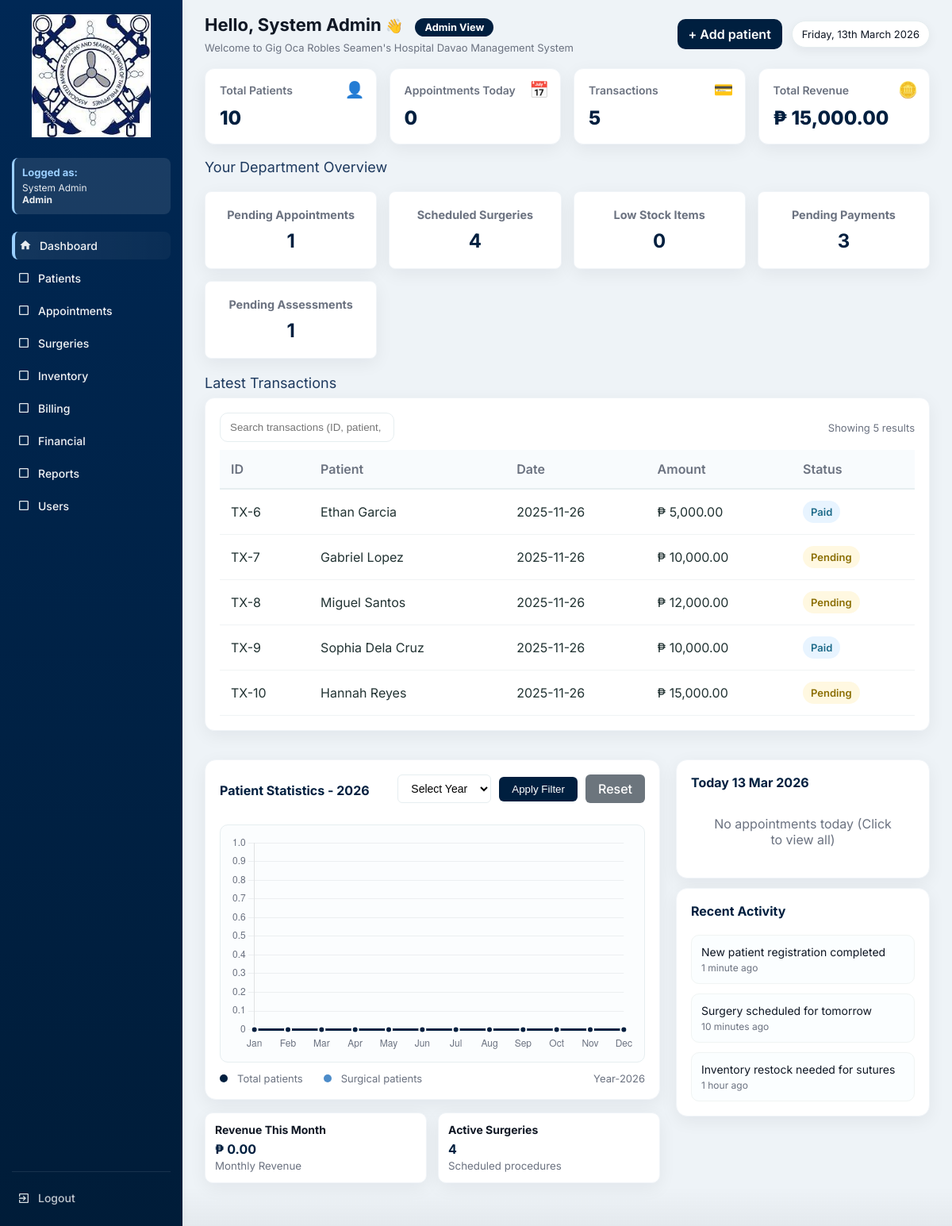
The page /dashboard.php (signed in) on the database as committed earlier.
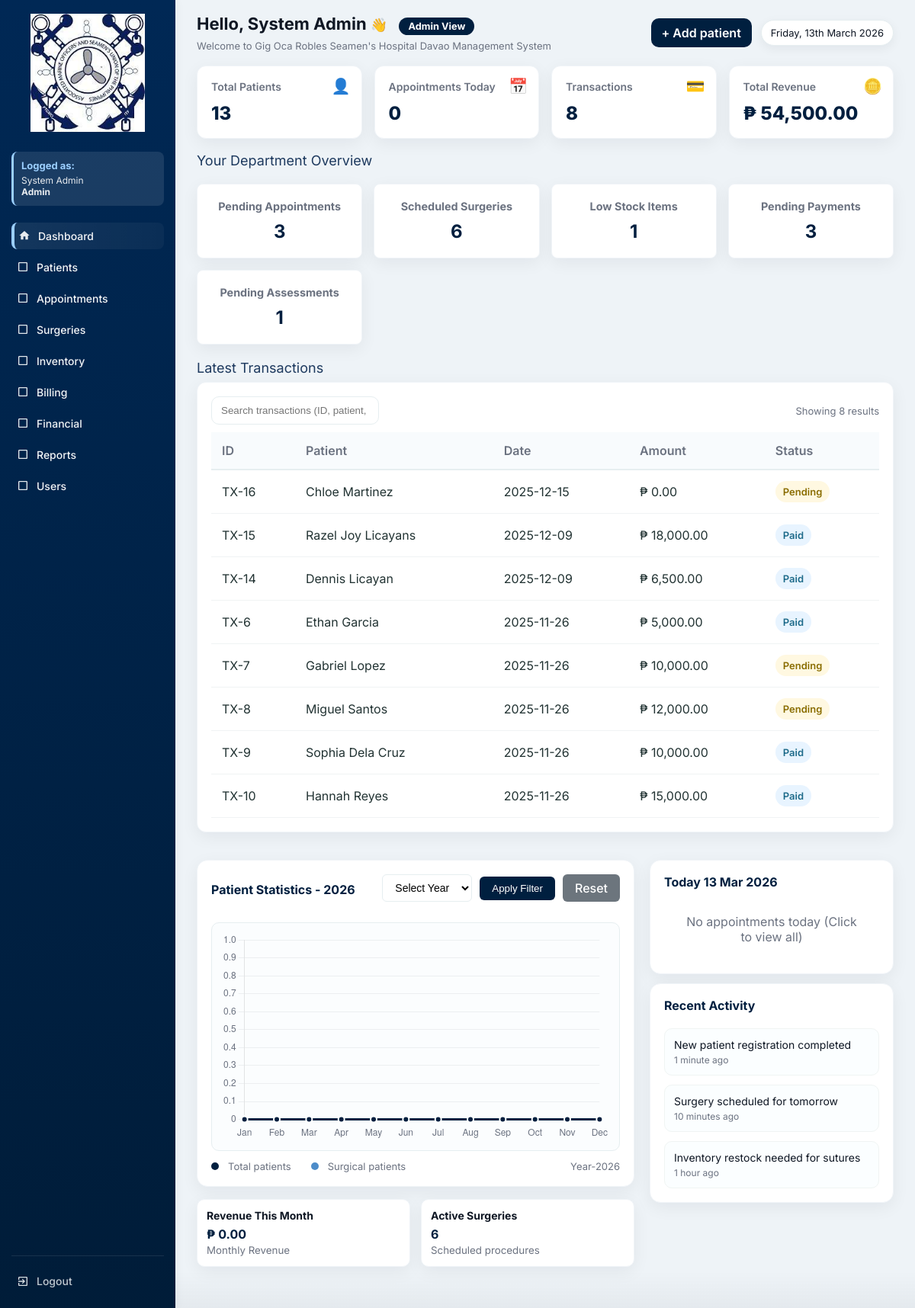
The same page on the database as committed later.
### tables this page shows
CREATE TABLE `billing` (
  `id` int(11) NOT NULL,
  `patient_id` int(11) DEFAULT NULL,
  `financial_id` int(11) DEFAULT NULL,
  `financial_assessment_id` int(11) DEFAULT NULL,
  `surgery_id` int(11) DEFAULT NULL,
  `total_amount` decimal(10,2) DEFAULT NULL,
  `philhealth_coverage` decimal(10,2) DEFAULT 0.00,
  `hmo_coverage` decimal(10,2) DEFAULT 0.00,
  `amount_due` decimal(10,2) DEFAULT NULL,
  `status` enum('Unpaid','Paid') DEFAULT 'Unpaid',
  `created_at` timestamp NOT NULL DEFAULT current_timestamp(),
  `is_archived` tinyint(1) DEFAULT 0,
  `archived_at` datetime DEFAULT NULL,
  `archived_by` int(11) DEFAULT NULL,
  `paid_at` datetime DEFAULT NULL
);

CREATE TABLE `patients` (
  `id` int(11) NOT NULL,
  `patient_code` varchar(20) DEFAULT NULL,
  `first_name` varchar(100) DEFAULT NULL,
  `last_name` varchar(100) DEFAULT NULL,
  `gender` varchar(10) DEFAULT NULL,
  `sex` enum('Male','Female') DEFAULT NULL,
  `birth_date` date DEFAULT NULL,
  `phone` varchar(50) DEFAULT NULL,
  `address` text DEFAULT NULL,
  `guardian` varchar(100) DEFAULT NULL,
  `blood_type` varchar(10) DEFAULT NULL,
  `weight` decimal(5,2) DEFAULT NULL,
  `height` decimal(5,2) DEFAULT NULL,
  `pulse_rate` int(11) DEFAULT NULL,
  `temperature` decimal(4,2) DEFAULT NULL,
  `guardian_name` varchar(150) DEFAULT NULL,
  `created_at` timestamp NOT NULL DEFAULT current_timestamp(),
  `is_archived` tinyint(1) DEFAULT 0,
  `archived_at` datetime DEFAULT NULL,
  `archived_by` int(11) DEFAULT NULL
);

### dashboard.php (the view, shortened to what the rows shown need)
<?php
require 'functions.php';
$current_role = $_SESSION['role'] ?? 'Guest';
$current_name = $_SESSION['name'] ?? 'User';
$transactions_per_page = 10;
$current_page = isset($_GET['page']) ? max(1, intval($_GET['page'])) : 1;
$offset = ($current_page - 1) * $transactions_per_page;
$billing_query = "
    SELECT
        billing.id,
        billing.total_amount,
        billing.amount_due,
        billing.status,
        billing.created_at,
        patients.first_name,
        patients.last_name
    FROM billing
    INNER JOIN patients ON billing.patient_id = patients.id
    WHERE billing.is_archived = 0
    ORDER BY billing.created_at DESC
    LIMIT $offset, $transactions_per_page
";
$billing_result = mysqli_query($conn, $billing_query);
?>
<!DOCTYPE html>
<html lang="en">
<head>
</head>
<body>
  <div class="app">
    <div class="main" id="mainContent">
      <div class="topbar">
        <div class="top-left">
          <h1>Hello, <?php echo htmlspecialchars($current_name); ?>
            <span style="font-size:18px">👋</span>
            <span class="role-badge role-<?php echo strtolower($current_role); ?>">
              <?php echo htmlspecialchars($current_role); ?> View
            </span>
          </h1>
        </div>
      </div>
      <div class="table-wrap" id="transactionsSection">
        <table id="txTable" aria-label="Latest transactions table">
          <thead>
            <tr>
              <th>ID</th>
              <th>Patient</th>
              <th>Date</th>
              <th>Amount</th>
              <th>Status</th>
            </tr>
          </thead>
          <tbody>
            <?php if (mysqli_num_rows($billing_result) > 0): ?>
              <?php while ($row = mysqli_fetch_assoc($billing_result)): ?>
                <tr class="transaction-row" onclick="window.location.href='billing.php?action=view&id=<?php echo $row['id']; ?>'">
                  <td>TX-<?php echo htmlspecialchars($row['id']); ?></td>
                  <td><?php echo htmlspecialchars($row['first_name'] . " " . $row['last_name']); ?></td>
                  <td><?php echo date("Y-m-d", strtotime($row['created_at'])); ?></td>
                  <td>₱ <?php echo number_format($row['amount_due'], 2); ?></td>
                  <td>
                    <?php if ($row['status'] == "Paid"): ?>
                      <span class="status paid">Paid</span>
                    <?php else: ?>
                      <span class="status pending">Pending</span>
                    <?php endif; ?>
                  </td>
                </tr>
              <?php endwhile; ?>
            <?php else: ?>
              <tr>
                <td colspan="5" style="text-align:center; color:#888;">No transactions found.</td>
              </tr>
            <?php endif; ?>
          </tbody>
        </table>
      </div>
    </div>
  </div>
</body>
</html>

Rows that differ between the two databases and show on the page:
added billing: id "16", patient.last_name "Chloe Martinez", created_at "2025-12-15", amount_due "0.00", status "Pending"
added billing: id "15", patient.last_name "Razel Joy Licayans", created_at "2025-12-09", amount_due "18,000.00", status "Paid"
added billing: id "14", patient.last_name "Dennis Licayan", created_at "2025-12-09", amount_due "6,500.00", status "Paid"
changed billing "Hannah Reyes": status "Pending" → "Paid"
Other text that changed with them:
$total_patients['total']: "10" → "13"
$total_transactions_count['total']: "5" → "8"
$total_revenue['total']: "15,000.00" → "54,500.00"
$pending_appointments_count: "1" → "3"
$scheduled_surgeries_count: "4" → "6"
$low_stock_items_count: "0" → "1"
mysqli_num_rows($billing_result): "5" → "8"
$active_surgeries['total']: "4" → "6"
